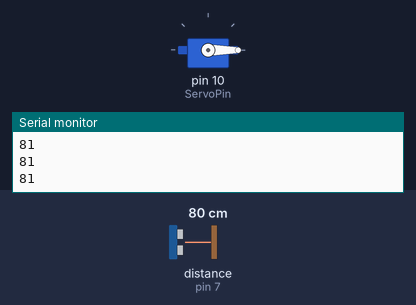
A sketch run on a simulated Arduino Uno, built with avr-gcc and run on an emulated ATmega328P. Parts: servo, the last lines printed to the serial monitor. The test bench sets the inputs (shaded band); at power-on: distance to the obstacle (sensor on pin 7) 80 cm. The echo pulse lasts 58.3 µs per cm.

Above: at 1.2 s.
1.3 s: distance to the obstacle (sensor on pin 7) set to 4 cm
At 2.2 s:
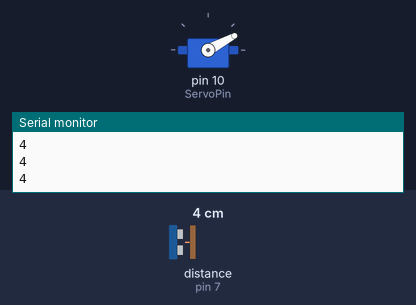
2.8 s: distance to the obstacle (sensor on pin 7) set to 9 cm
At 3.8 s:
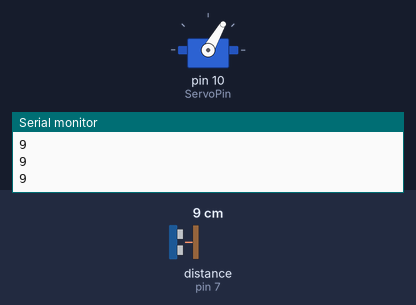
4.3 s: distance to the obstacle (sensor on pin 7) set to 18 cm
At 4.6 s:
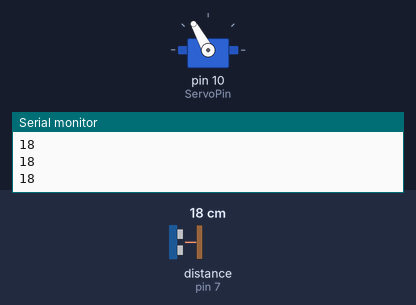
5.8 s: distance to the obstacle (sensor on pin 7) set to 35 cm
At 7.2 s:
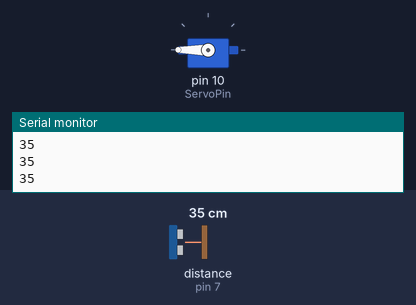
Timing chart, 0 to 8.3 s (numbered marks = the images above; inputs shaded):
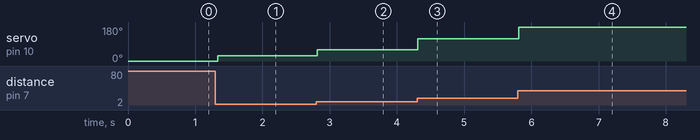

The sketch:

servo_distance_indicator.ino
```cpp
//import library Servo
#include <Servo.h>
//import library NewPing
#include <NewPing.h>

//declare constants
const int ServoPin = 10;
const int TriggerPin = 6;
const int EchoPin = 7;

//declare a NewPing object called sonar with TriggerPin as trigger, EchoPin as echo, and 100 cm as max distance
NewPing sonar (TriggerPin, EchoPin, 100);
//declare a Servo object called servo
Servo servo;

////setup procedure; only run once in the beginning
void setup()
{
  Serial.begin(9600);

  //attach servo pin to ServoPin
  servo.attach(ServoPin);
}

void loop()
{
  //measure distance and output them to serial monitor
  int cm = sonar.ping_cm();
  Serial.println(cm);

  //map the distance to scale of 15-100
  int angle = map(cm, 2, 15, 15, 100);
  //move servo to certain degree of angle
  servo.write(angle);

  //delay between loops
  delay(50);
}
```

Measured:
- after the input at 1.3 s, servo on pin 10 (ServoPin): 0° → 28° at once
- after the input at 2.8 s, servo on pin 10 (ServoPin): 28° → 60° at once
- after the input at 4.3 s, servo on pin 10 (ServoPin): 60° → 119° at once
- after the input at 5.8 s, servo on pin 10 (ServoPin): 119° → 180° at once
